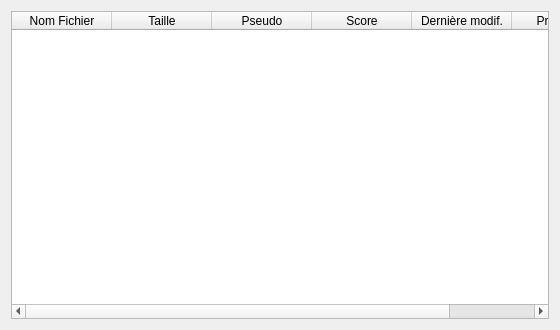
<?xml version="1.0" encoding="UTF-8"?>
<ui version="4.0">
 <class>TabResults</class>
 <widget class="QWidget" name="TabResults">
  <property name="geometry">
   <rect>
    <x>0</x>
    <y>0</y>
    <width>560</width>
    <height>330</height>
   </rect>
  </property>
  <property name="windowTitle">
   <string>Form</string>
  </property>
  <layout class="QVBoxLayout" name="verticalLayout">
   <item>
    <widget class="QTableWidget" name="table_results">
     <property name="autoScroll">
      <bool>false</bool>
     </property>
     <property name="editTriggers">
      <set>QAbstractItemView::NoEditTriggers</set>
     </property>
     <property name="showDropIndicator" stdset="0">
      <bool>false</bool>
     </property>
     <property name="selectionBehavior">
      <enum>QAbstractItemView::SelectRows</enum>
     </property>
     <property name="showGrid">
      <bool>false</bool>
     </property>
     <property name="sortingEnabled">
      <bool>true</bool>
     </property>
     <property name="wordWrap">
      <bool>false</bool>
     </property>
     <attribute name="horizontalHeaderVisible">
      <bool>true</bool>
     </attribute>
     <attribute name="verticalHeaderVisible">
      <bool>false</bool>
     </attribute>
     <attribute name="verticalHeaderDefaultSectionSize">
      <number>20</number>
     </attribute>
     <column>
      <property name="text">
       <string>Nom Fichier</string>
      </property>
     </column>
     <column>
      <property name="text">
       <string>Taille</string>
      </property>
     </column>
     <column>
      <property name="text">
       <string>Pseudo</string>
      </property>
     </column>
     <column>
      <property name="text">
       <string>Score</string>
      </property>
     </column>
     <column>
      <property name="text">
       <string>Dernière modif.</string>
      </property>
     </column>
     <column>
      <property name="text">
       <string>Protocole</string>
      </property>
     </column>
    </widget>
   </item>
  </layout>
 </widget>
 <resources/>
 <connections>
  <connection>
   <sender>table_results</sender>
   <signal>cellDoubleClicked(int,int)</signal>
   <receiver>TabResults</receiver>
   <slot>double_clicked(int,int)</slot>
   <hints>
    <hint type="sourcelabel">
     <x>279</x>
     <y>164</y>
    </hint>
    <hint type="destinationlabel">
     <x>279</x>
     <y>164</y>
    </hint>
   </hints>
  </connection>
 </connections>
 <slots>
  <slot>double_clicked(int,int)</slot>
 </slots>
</ui>
